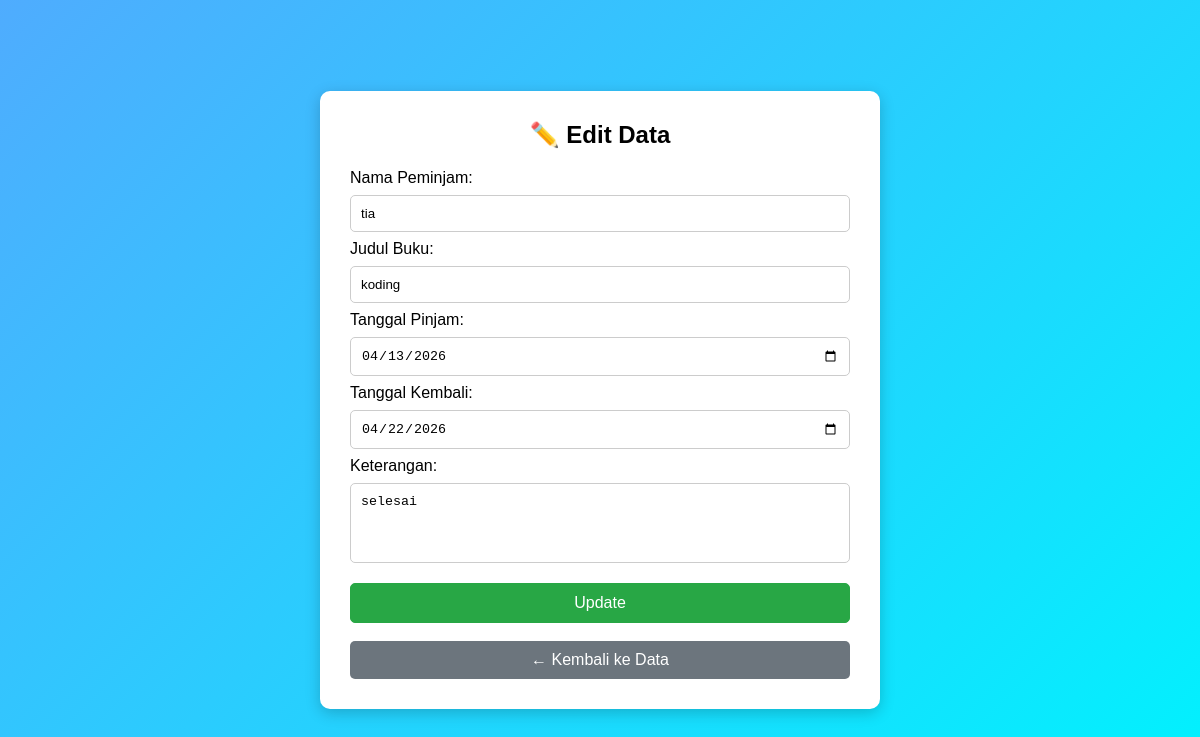
The page /edit.php?id=3 on the database its author committed.
### tables this page shows
CREATE TABLE `perpus` (
  `id` int(11) NOT NULL,
  `nama_peminjam` varchar(40) DEFAULT NULL,
  `judul_buku` varchar(255) DEFAULT NULL,
  `tanggal_pinjam` date DEFAULT NULL,
  `tanggal_kembali` date DEFAULT NULL,
  `keterangan` varchar(255) DEFAULT NULL
);

### edit.php (the view, shortened to what this page needs)
<?php
include 'koneksi.php';
$id = $_GET['id'];
$data = mysqli_query($conn, "SELECT * FROM perpus WHERE id='$id'");
$d = mysqli_fetch_assoc($data);
?>
<!DOCTYPE html>
<html>
<head>
</head>
<body>
<div class="container">
    <div class="card">
        <h2>✏️ Edit Data</h2>
        <form method="POST">
            Nama Peminjam:
            <input type="text" name="nama_peminjam" value="<?= $d['nama_peminjam'] ?>" required>
            Judul Buku:
            <input type="text" name="judul_buku" value="<?= $d['judul_buku'] ?>" required>
            Tanggal Pinjam:
            <input type="date" name="tanggal_pinjam" value="<?= $d['tanggal_pinjam'] ?>" required>
            Tanggal Kembali:
            <input type="date" name="tanggal_kembali" value="<?= $d['tanggal_kembali'] ?>" required>
            Keterangan:
            <textarea name="keterangan"><?= $d['keterangan'] ?></textarea>
            <button type="submit" name="update">Update</button>
        </form>
        <a href="index.php" class="btn-kembali">← Kembali ke Data</a>
    </div>
</div>
</body>
</html>

### edit.php (style rules this page uses)
body { margin: 0; font-family: Arial, sans-serif; background: linear-gradient(135deg, #4facfe, #00f2fe); min-height: 100vh; }
.container { display: flex; justify-content: center; align-items: center; height: 100vh; }
.card { background: white; padding: 30px; border-radius: 10px; box-shadow: 0 4px 15px rgba(0,0,0,0.2); width: 100%; max-width: 500px; }
h2 { margin-top: 0; text-align: center; }
input, textarea, button { width: 100%; padding: 10px; margin: 8px 0; border-radius: 5px; box-sizing: border-box; }
input, textarea { border: 1px solid #ccc; }
textarea { resize: none; height: 80px; }
button { background: #28a745; border: 1px solid #28a745; color: white; cursor: pointer; font-size: 16px; transition: 0.3s; }
.btn-kembali { display: block; text-align: center; margin-top: 10px; text-decoration: none; background: #6c757d; color: white; padding: 10px; border-radius: 5px; }

### rows shown on the page
perpus: nama_peminjam "tia", judul_buku "koding", tanggal_pinjam "04/13/2026", tanggal_kembali "04/22/2026", keterangan "selesai"
